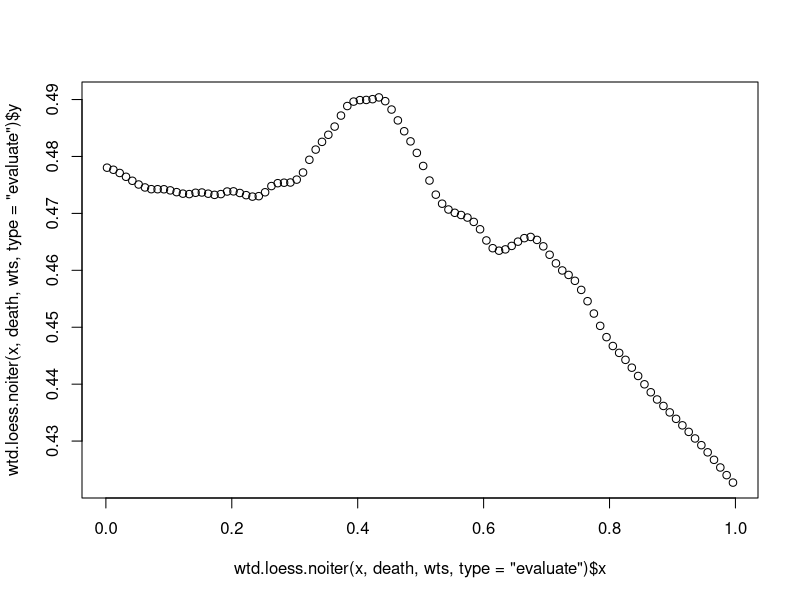

Write R code to recreate this figure.
library(Hmisc)


### Name: wtd.stats
### Title: Weighted Statistical Estimates
### Aliases: wtd.mean wtd.var wtd.quantile wtd.Ecdf wtd.table wtd.rank
###   wtd.loess.noiter num.denom.setup
### Keywords: nonparametric category distribution robust loess smooth manip

### ** Examples

set.seed(1)
x <- runif(500)
wts <- sample(1:6, 500, TRUE)
std.dev <- sqrt(wtd.var(x, wts))
wtd.quantile(x, wts)
death <- sample(0:1, 500, TRUE)
plot(wtd.loess.noiter(x, death, wts, type='evaluate'))
describe(~x, weights=wts)
# describe uses wtd.mean, wtd.quantile, wtd.table
xg <- cut2(x,g=4)
table(xg)
wtd.table(xg, wts, type='table')

# Here is a method for getting stratified weighted means
y <- runif(500)
g <- function(y) wtd.mean(y[,1],y[,2])
summarize(cbind(y, wts), llist(xg), g, stat.name='y')

# Empirically determine how methods used by wtd.quantile match with
# methods used by quantile, when all weights are unity
set.seed(1)
u <-  eval(formals(wtd.quantile)$type)
v <- as.character(1:9)
r <- matrix(0, nrow=length(u), ncol=9, dimnames=list(u,v))

for(n in c(8, 13, 22, 29))
  {
    x <- rnorm(n)
    for(i in 1:5) {
      probs <- sort( runif(9))
      for(wtype in u) {
        wq <- wtd.quantile(x, type=wtype, weights=rep(1,length(x)), probs=probs)
        for(qtype in 1:9) {
          rq <- quantile(x, type=qtype, probs=probs)
          r[wtype, qtype] <- max(r[wtype,qtype], max(abs(wq-rq)))
        }
      }
    }
  }

r

# Restructure data to generate a dichotomous response variable
# from records containing numbers of events and numbers of trials
num   <- c(10,NA,20,0,15)   # data are 10/12 NA/999 20/20 0/25 15/35
denom <- c(12,999,20,25,35)
w     <- num.denom.setup(num, denom)
w
# attach(my.data.frame[w$subs,])
